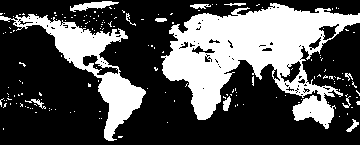
#> input picture gpw_v4_population_count_rev10_2020_1_deg.tif, 360 x 145 px
$ python alpha.py
#> lines starting #> are read from the running program, lines starting #| are printed output that depends on the picture
import numpy as np
import matplotlib.pyplot as plt
import matplotlib.animation as animation
from PIL import Image
from matplotlib import rcParams
from scipy.signal import savgol_filter
from scipy.stats.stats import pearsonr
from scipy.ndimage.morphology import binary_fill_holes

# [5 lines left out: function render_pop, not called in this run]

# Moscow is at (lat, lon) = 55 N, 37 E; which translates to (i, j) = 29, 217
def get_ij(lat, lon, resolution):
    if resolution == 60:
        lat = int(lat)
        lon = int(lon)
        i = 84 - lat
        j = 180 + lon
    elif resolution == 30:
        lat = int(2*lat)/2
        lon = int(2*lon)/2
        i = 2*(89.5 - lat)
        j = 2*(180 + lon)
    return (int(i), int(j))


# [5 lines left out: function zipf_graph, not called in this run]

def get_pops(arr, centers):
    R = D // 2
    pops = []
    for c in centers:
        i0, j0 = c
        chunk = arr[i0-R:i0+R+1, j0-R:j0+R+1]
        pops = pops + list(chunk.flatten())
        pops = [p if p != 0 else 1 for p in pops] # Remove zeros for log
    return sorted(pops)

def zipf_corr(pops):
    ranks = list(range(1, len(pops)+1))[::-1]
    return pearsonr(np.log10(ranks), np.log10(pops))[0]

def get_candidate_centers(arr, chunk_centers):
    candidate_centers = set()
    for cc in chunk_centers:
        candidate_centers.add((cc[0], cc[1]+D))
        candidate_centers.add((cc[0], cc[1]-D))
        candidate_centers.add((cc[0]+D, cc[1]))
        candidate_centers.add((cc[0]-D, cc[1]))
    candidate_centers = [c for c in candidate_centers if c not in chunk_centers]
    candidate_centers = [c for c in candidate_centers if arr[c] != 0]
    return candidate_centers

# [19 lines left out: function get_best_adjacent_center, not called in this run]

def add_squares_stochastic(arr, centers, pops, n_samples, p_sample, k_best_samples, p_candidates):
    # Get all candidates
    candidate_centers = get_candidate_centers(arr, chunk_centers)

    # Assess candidates individually
    cands_and_corrs = []
    for c in candidate_centers:
        pops_c = sorted(pops + get_pops(arr, [c]))
        corr = zipf_corr(pops_c)
        cands_and_corrs.append((corr, c))

    # Take the top half of individual performers and take random samples of size p_sample from them
    half = int(len(cands_and_corrs) * 0.5)
    top_half_candidates = [tup[1] for tup in sorted(cands_and_corrs)[:half]]
    sample_size = int(p_sample * len(top_half_candidates))
    sample_size = 2 if sample_size < 2 else sample_size
    samples = []
    corrs = []
    for i in range(n_samples):
        sample_ids = np.random.choice(list(range(len(top_half_candidates))), sample_size)
        sample = set([top_half_candidates[i] for i in sample_ids])

        if sample not in samples:
            sample_pops = sorted(pops + get_pops(arr, list(sample)))
            sample_corr = zipf_corr(sample_pops)
            corrs.append((sample_corr, len(samples)))
            samples.append(sample)

    # Take the best k samples and count how often certain candidates occur in those samples
    corrs = sorted(corrs)
    top_k_sample_ids = [tup[1] for tup in corrs[:k_best_samples]]
    top_k_samples = [samples[i] for i in top_k_sample_ids]

    candidate_freqs = {}
    for sample in top_k_samples:
        for candidate in sample:
            candidate_freqs[candidate] = candidate_freqs.get(candidate, 0) + 1

    candidate_freqs_list = [(candidate_freqs[c], c) for c in candidate_freqs]

    # Take the top p_candidates % of candidates
    n_selected = int(p_candidates * len(candidate_freqs_list))
    n_selected = 1 if n_selected < 1 else n_selected
    selection = [tup[1] for tup in candidate_freqs_list][:n_selected]
    return selection

def fill_holes(arr, centers):
    center_indicator = np.zeros(arr.shape)
    for c in centers:
        i, j = c
        center_indicator[i, j] = 1

    holes_filled = binary_fill_holes(center_indicator)
    new_holes = holes_filled - center_indicator
    new_centers = [tuple(r) for r in np.argwhere(new_holes == 1)]

    # Make sure you are not filling over empty oceans
    new_centers = [c for c in new_centers if arr[c[0], c[1]] > 1]
    return new_centers

# [25 lines left out: functions map_centers, centers_to_latlon, not called in this run]


im = Image.open('gpw_v4_population_count_rev10_2020_1_deg.tif')
#> im is the input picture: PIL image 360x145 F; min -3.4e+38, max 36008060, mean -inf
arr = np.array(im)
arr = np.clip(arr, a_min=0, a_max=arr.max())
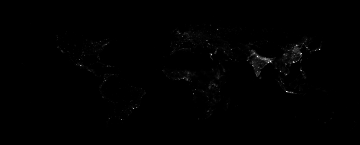
#> arr: shape (145, 360) float32; min 0, max 36008060, mean 152671.3; drawn with min black and max white

D = 1
# chunk_centers = [get_ij(40, 116)]
seed = get_ij(55.8, 37.6, resolution=60) # Moscow
# seed = get_ij(48.8567, 2.3508, resolution=60) # Paris
# seed = get_ij(40.7127, -74.0059, resolution=60) # NYC
chunk_centers = [(seed[0]+a, seed[1]+b) for a, b in zip([1,1,0,0],[1,0,1,0])] if D == 1 else [seed]
pops = [arr[c] if arr[c]!=0 else 1 for c in chunk_centers]
#> pops = [429948.6, 936778.7, 1896571.6, 15857160]
corrs = []
counts = []
for i in range(300):
    print('Iteration {}...'.format(i))
    most_recent_corr = corrs[-1] if corrs else -1
    # prop = -most_recent_corr - 0.90
    # print('\tprop={}'.format(prop))
    # best_adjacent_centers, new_corr, new_pops = get_best_adjacent_center(arr, chunk_centers, pops, top_k=prop)
#> (the run stopped early here; a loop or call above may not have finished)
